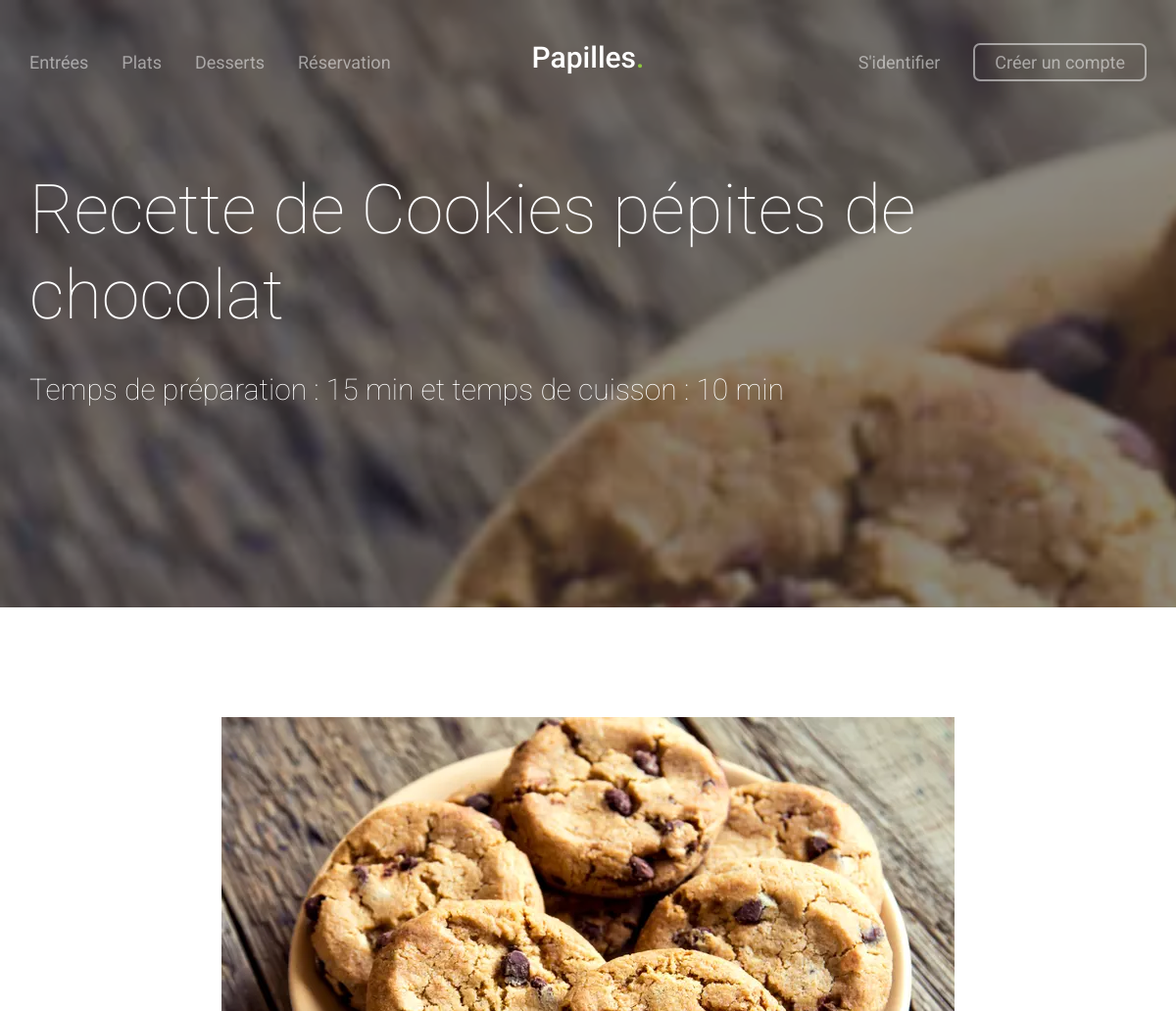
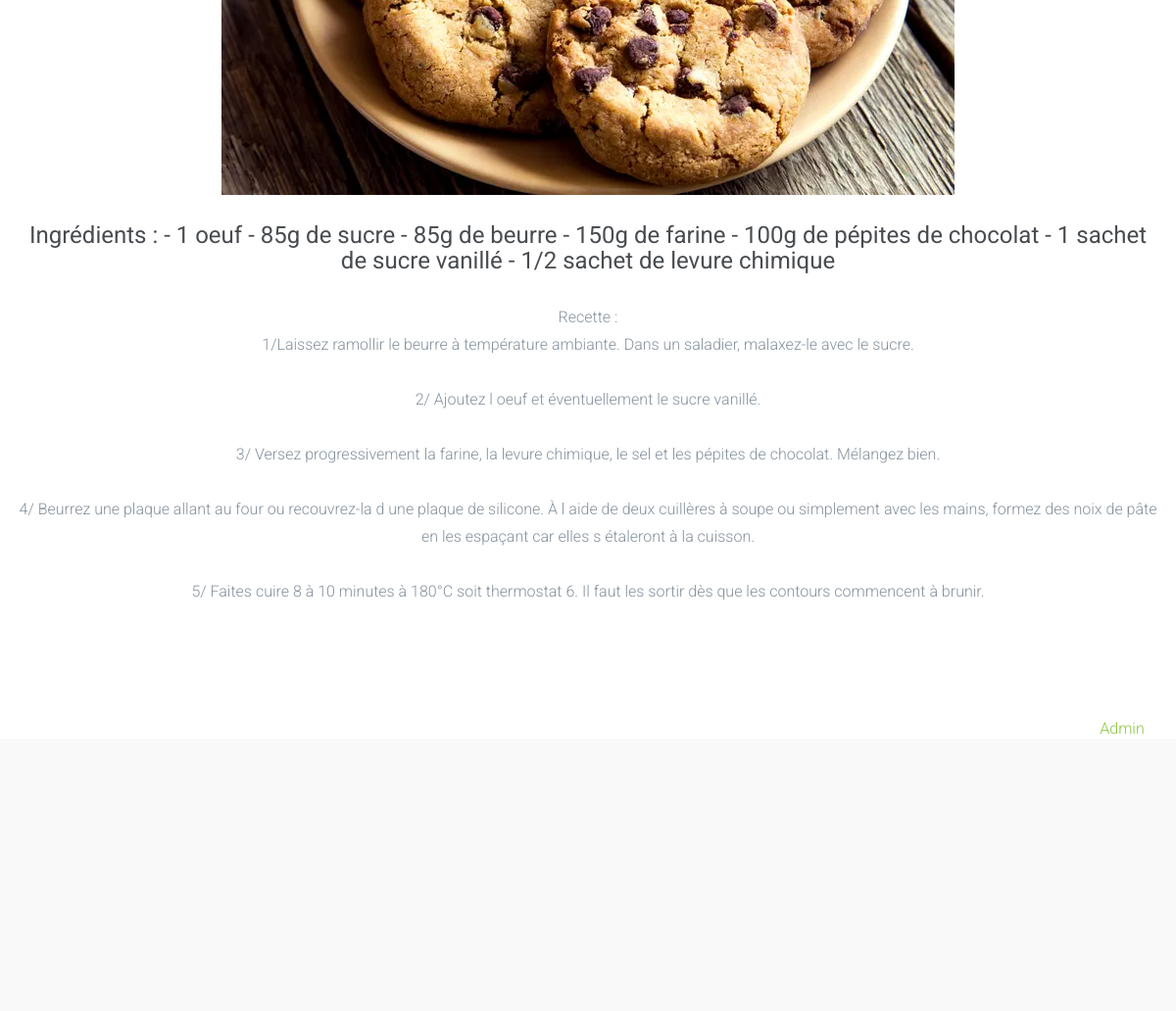
/index.php?recette=13, run on the app's committed database (2 pictures, top to bottom).
### tables this page shows
CREATE TABLE `Recette` (
  `idrecette` int(11) NOT NULL,
  `idcategorie` int(11) NOT NULL,
  `designation` varchar(30) NOT NULL,
  `description` varchar(42) NOT NULL,
  `ingredients` text NOT NULL,
  `recette` text NOT NULL,
  `tempspreparation` int(11) DEFAULT NULL,
  `tempscuisson` int(11) DEFAULT NULL,
  `imgrecette` varchar(64) NOT NULL
);

### recette/controller/ControllerRecette.php (called while the page is built, shortened)
<?php
class ControllerRecette
{
    private $model;
    public function __construct() {
        $this->model = new RecetteModel();
    }
    public function getRecette($id) {
        $content = $this->model->findOne($id);
        include('recette/view/vue_recette.php');
    }
}

### recette/model/RecetteModel.php (called while the page is built, shortened)
<?php
class RecetteModel extends Model {
    public function __construct() {
        $this->table = "Recette";
    }
    public function findOne($id) {
        $data = $this->read($id);
        return new Recette($data);
    }
}

### recette/model/Model.php (called while the page is built, shortened)
<?php
class Model
{
    private $connexion;
    protected $table;
    public function __construct() {
        $db = new Database();
        $this->connexion = $db->getConnection();
    }
    public function read($id)
    {
        $sql = "SELECT * FROM " . $this->table . " WHERE idrecette=" . $id;
        $retour = $this->connexion->query($sql);
        $content = $retour->fetch(PDO::FETCH_ASSOC);
        return $content;
    }
}

### recette/config/Database.php (called while the page is built, shortened)
<?php
class Database
{
    private $_host = "localhost";
    private $_db_name = "SiteWebRecette";
    private $_username = "user";
    private $_password = "user";
    public function getConnection() {
        $this->_conn = null;
        try {
            $this->_conn = new \PDO("mysql:host=" . $this->_host . ";dbname=" . $this->_db_name, $this->_username, $this->_password);
            $this->_conn->exec("set names utf8");
        } catch (\PDOException $exception) {
            echo "Connection error: " . $exception->getMessage();
        }
        return $this->_conn;
    }
}

### recette/entity/Recette.php (called while the page is built, shortened)
<?php
class Recette
{
    public function hydrate(array $donnees)
    {
        foreach ($donnees as $key => $value)
        {
            $method = 'set'.ucfirst($key);
        }
    }
    public function setDesignation($designation)
    {
        $this->designation = $designation;
    }
    public function setIngredients($ingredients)
    {
        $this->ingredients = $ingredients;
    }
    public function setRecette($recette)
    {
        $this->recette = $recette;
    }
    public function setTempsPreparation($temps_preparation)
    {
        $this->temps_preparation = $temps_preparation;
    }
    public function setTempsCuisson($temps_cuisson)
    {
        $this->temps_cuisson = $temps_cuisson;
    }
    public function setImgRecette($img_recette)
    {
        $this->img_recette = $img_recette;
    }
}

### recette/view/vue_recette.php (the view, shortened to what this page needs)
<!DOCTYPE html>
 <html class="no-js">
<head>
    <link rel="stylesheet" href="../../css/animate.css">
    <link rel="stylesheet" href="../../css/flexslider.css">
    <link rel="stylesheet" href="../../css/icomoon.css">
    <link rel="stylesheet" href="../../css/magnific-popup.css">
    <link rel="stylesheet" href="../../css/bootstrap.css">
    <link rel="stylesheet" href="../../css/style.css">
</head>
<body>
<div id="fh5co-page">
    <section id="fh5co-header">
        <div class="container">
            <nav role="navigation">
                <ul class="pull-left left-menu">
                    <li><a href="index.php?id=1">Entrées</a></li>
                    <li><a href="index.php?id=2">Plats</a></li>
                    <li><a href="index.php?id=3">Desserts</a></li>
                    <li><a href="index.php?id=4">Réservation</a></li>
                </ul>
                <h1 id="fh5co-logo"><a href="../../index.php">Papilles<span>.</span></a></h1>
                <ul class="pull-right right-menu">
                    <?php if(isset($_SESSION['login'])) : ?>
                        <li><p class="login">Bonjour <?=$_SESSION['login'] ?></p></li>
                        <li><a href="logout.php">Déconnexion</a></li>
                    <?php else : ?>
                        <li><a href="index.php?action=login">S'identifier</a></li>
                        <li class="fh5co-cta-btn"><a href="index.php?action=save">Créer un compte</a></li>
                    <?php endif; ?>
                </ul>
            </nav>
        </div>
    </section>
    <section id="fh5co-hero" class="no-js-fullheight" style="background-image: url(<?=$content->img_recette ?>);" data-next="yes">
        <div class="fh5co-overlay"></div>
        <div class="container">
            <div class="fh5co-intro no-js-fullheight">
                <div class="fh5co-intro-text">
                    <h2 class="animate-box">Recette de <?=$content->designation ?></h2>
                    <h3 class="animate-box">Temps de préparation : <?=$content->temps_preparation ?> min et temps de cuisson : <?=$content->temps_cuisson ?> min</h3>
                </div>
            </div>
        </div>
    </section>
    <div id="fh5co-about">
        <div class="container">
            <div class="row">
                <div class="fh5co-person">
                    <img src=<?=$content->img_recette ?> alt="img_food" class="img-recette" align="center" /><br />
                    <h3>Ingrédients : <?=$content->ingredients ?></h3>
                    <p>Recette : <br /><?=nl2br($content->recette) ?></p>
                </div>
            </div>
        </div>
    </div>
</div>
</body>
</html>
<?php
include('footer.php');
?>

### css/style.css (style rules this page uses)
body { font-family: "Roboto", Arial, sans-serif; font-size: 16px; line-height: 28px; font-weight: 300; color: #85919d; height: 100%; position: relative; }
a { color: #8dc63f; -webkit-transition: 0.5s; -o-transition: 0.5s; transition: 0.5s; }
p, figure { margin-bottom: 1.5em; }
h1, h2, h3, h4, h5, h6 { color: #484c50; font-family: "Roboto", Arial, sans-serif; font-weight: 400; margin: 0 0 30px 0; }
body { background: #efefef url(../images/white_wave.png) repeat; }
#fh5co-header { position: absolute; width: 100%; left: 0; padding-top: 50px; z-index: 12; }
#fh5co-header #fh5co-logo { text-align: center; display: block; position: absolute; width: 100%; left: 0; top: -12px; z-index: 1; }
#fh5co-header #fh5co-logo a { font-size: 30px; font-weight: 500; color: white; }
#fh5co-header #fh5co-logo a span { color: #8dc63f; }
#fh5co-header nav { position: relative; }
#fh5co-header nav ul { padding: 0; margin: 0; z-index: 2; position: relative; }
#fh5co-header nav ul li { display: inline; }
#fh5co-header nav ul li a { font-size: 18px; color: rgba(255, 255, 255, 0.5); font-weight: 400; }
#fh5co-header nav ul li.fh5co-cta-btn a { position: relative; border-bottom: none; padding: 7px 20px; border: 2px solid rgba(255, 255, 255, 0.5); -webkit-border-radius: 7px; -moz-border-radius: 7px; -ms-border-radius: 7px; border-radius: 7px; }
#fh5co-header nav ul.left-menu li { margin-right: 30px; }
#fh5co-header nav ul.right-menu li { margin-left: 30px; }
#fh5co-hero { background-color: transparent; background-size: cover; background-attachment: fixed; background-repeat: no-repeat; position: relative; width: 100%; }
#fh5co-hero .fh5co-overlay { position: absolute; top: 0; left: 0; right: 0; bottom: 0; background: #2a2d36; opacity: .54; z-index: 9; }
#fh5co-hero .fh5co-intro { display: table; width: 100%; z-index: 10; position: relative; }
#fh5co-hero .fh5co-intro > div { vertical-align: middle; display: table-cell; }
#fh5co-hero .fh5co-intro > div h2 { font-size: 70px; line-height: 87px; font-weight: 100; color: white; }
#fh5co-hero .fh5co-intro > div h3 { font-weight: 100; font-size: 30px; line-height: 45px; color: white; }
.no-js-fullheight { height: 620px; }
#fh5co-features, #fh5co-features-2, #fh5co-features-3, #fh5co-features-4, #fh5co-projects, #fh5co-testimonials, #fh5co-about, #fh5co-subscribe, #fh5co-info, #fh5co-pricing, #fh5co-faqs, #fh5co-footer { background-color: #fff; padding: 7em 0; }
img.img-recette { display: block; margin-left: auto; margin-right: auto }
.fh5co-person { text-align: center; }
#fh5co-offcanvas, .fh5co-nav-toggle, #fh5co-page { -webkit-transition: 0.5s; -o-transition: 0.5s; transition: 0.5s; }
#fh5co-offcanvas, .fh5co-nav-toggle, #fh5co-page { position: relative; }
#fh5co-page { z-index: 2; -webkit-transition: 0.5s; -o-transition: 0.5s; transition: 0.5s; }
#fh5co-offcanvas ul li { padding: 0; margin: 0 0 10px 0; list-style: none; line-height: 28px; }
#fh5co-offcanvas ul li a { font-size: 18px; color: rgba(255, 255, 255, 0.7); }
.js .animate-box { opacity: 0; }

### data on the page
recette: imgrecette (picture), designation "Cookies pépites de chocolat", tempspreparation "15", tempscuisson "10", ingredients "- 1 oeuf - 85g de sucre - 85g de beurre - 150g de farine - 100g de pépites de chocolat - 1 sachet de sucre vanillé - 1/2 sachet de levure chimique", recette "1/Laissez ramollir le beurre à température ambiante. Dans un saladier, malaxez-le avec le sucre. 2/ Ajoutez l oeuf et éventuellement le sucre vanillé. 3/ Versez progressivement la farine, la levure chimique, le sel et les pépites de chocolat. Mélangez bien. 4/ Beurrez une plaque allant au four ou recouvrez-la d une plaque de silicone. À l aide de deux cuillères à soupe ou simplement avec les mains, formez des noix de pâte en les espaçant car elles s étaleront à la cuisson. 5/ Faites cuire 8 à 10 minutes à 180°C soit thermostat 6. Il faut les sortir dès que les contours commencent à brunir."
